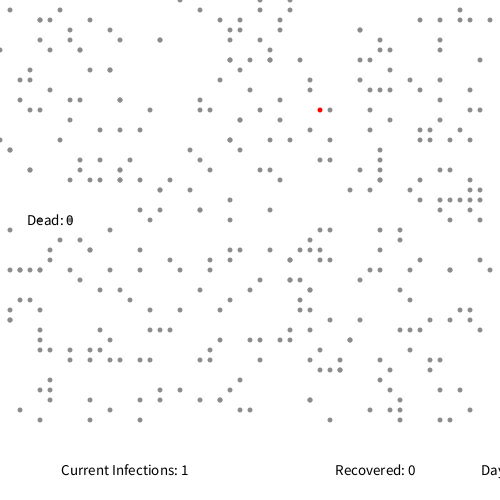
Frame 1 (no input)
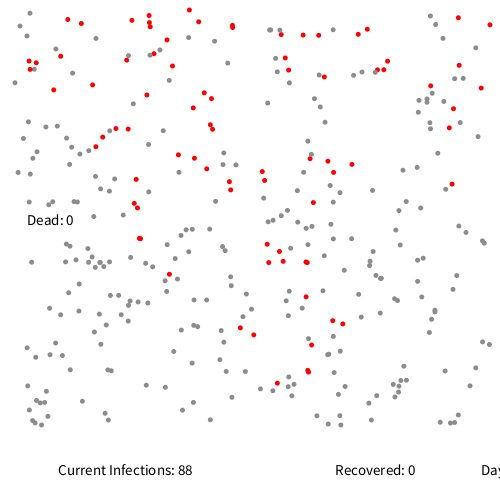
Frame 60 (the mouse pressed at the canvas centre just before this capture)
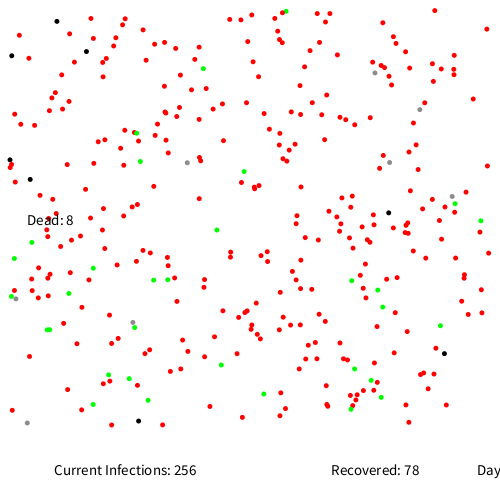
Frame 120 (the mouse held since frame 60 and released just before this capture)

The Processing sketch that drew these frames (run headless with seeded random() and noise(); from frame 60 on, the mouse is pressed at the canvas centre):

// Processing sketch: SimulitisSim2
// ── SimulitisSim2.pde
int populationSize = 350; // Assign to an expression that represents number of people per square mile
int infectedSeed = 1; // Assign to some number from 1 to 10.

// DO NOT CHANGE ANY CODE FOUND BELOW!

int distance = 10; 
int citySize = 500;
City myCity;
UI stats;
public void settings(){
  size(citySize, citySize);
}

public void setup(){
  background(255);
  myCity = new City(populationSize, citySize, infectedSeed);
  stats = new UI(infectedSeed);
  frameRate(10);
}

public void draw(){
  background(255);
  myCity.drawCity(citySize);
  myCity.spreadDisease(citySize, frameCount);
  myCity.movePopulation(citySize);
  stats.update(frameCount, myCity.getInfectedCount(), myCity.getDeadCount(), myCity.getRecoveredCount());
  stats.display(citySize);
}

// ── City.pde
public class City{
  ArrayList<Person> population = new ArrayList<>(); 
  
  public City(int popSize, int citySize, int seedNum){
    InfectedCount ic = new InfectedCount(seedNum);
    for(int i = 0; i < popSize; i++){
      population.add(new Person(citySize, ic)); 
    }
  }
  public int getRecoveredCount(){
    int recovered = 0;
    for(Person p: population){
      if(p.hasRecovered()){
        recovered = recovered + 1; 
      }
    }
    return recovered;
  }
  public int getInfectedCount(){
    int infections = 0;
    for(Person p: population){
      if(p.isInfected()){
        infections = infections + 1; 
      }
    }
    return infections;
  }
  
  public int getDeadCount(){
    int dead = 0;
    for(Person p: population){
      if(!p.isAlive()) {
        dead = dead + 1;
      }
    }
    
    return dead;
  }
  
  public void spreadDisease(int citySize, int frames){
    int idx = 0;
    for(Person person1: population){
      idx = idx + 1;
      if(person1.isInfected()){
        if(frames % 10 == 0){
          person1.updateDaysInfected();
        }
        
        // A person needs to be sick for 7 days before recovery OR death
        if(person1.getDaysInfected() == 7){
          if(person1.isSymptomatic() && person1.isAlive()){
            int chance = int(random(0, 11)); 
            if(chance == 1){
              person1.kill(); 
              println("Person dies! " + idx);
            }else{
              person1.recovers(); 
            }
          }else{
            person1.recovers(); 
          }
        }
      }
   
       int x = int(person1.getPosition().x);
       int y = int(person1.getPosition().y);
       if(person1.isInfected() && person1.isAlive()){
         for(Person person2: population){
           if(dist(x, y, person2.getPosition().x, person2.getPosition().y) <= citySize * 0.01){
             person2.infect(); 
           }
          }
        } 
      }
    }
  
  public void movePopulation(int edge){
    for(Person p: population){
      p.movePerson(edge); 
    }
  }
  
  public void drawCity(int citySize){
    for(Person p: population){
      p.drawPerson(citySize); 
    }
  }
}

// ── InfectedCount.pde
public static class InfectedCount{
  static int currentCount;
  final int infectedSeed;
  
  public InfectedCount(int seedNum){
    infectedSeed = seedNum;
    currentCount = 0;
  }

  public static void updateInfectedCount(){
    currentCount = currentCount + 1; 
  }
  
  public boolean enoughInfected(){
    return currentCount == infectedSeed;
  }
}

// ── Person.pde
public class Person{
  boolean susceptible;
  boolean infected;
  int daysInfected;
  boolean symptomatic;
  boolean alive;
  boolean recovered;
  PVector position;
  PVector velocity;
  
  public Person(int citySize, InfectedCount count){
    alive = true;
    recovered = false;
    daysInfected = 0;
    int x = getRand10(0, citySize);
    int y = getRand10(0, citySize - 75); // -75 to make room for text at the bottom of screen.
    position = new PVector(x, y);
    velocity = PVector.random2D();
    velocity.mult(5);
    // First n people are infected. The value of n is determined by a user, which becomes a property of InfectedCount objects.
    if(!count.enoughInfected()){
      this.infect();
      count.updateInfectedCount();
    }else{
      susceptible = true;
      symptomatic = false;
      infected = false;
    }
  }
  
  public int getRand10(int min, int max){
    // Returns a random number that is divisible by 10
    return round((random(1)*(max-min)+min)/10)*10;
  }
  
  public int getDaysInfected(){
    return daysInfected; 
  }
  
  public void updateDaysInfected(){
    daysInfected = daysInfected + 1; 
  }
  
  public void recovers(){
    infected = false;
    recovered = true;
  }
  
  public boolean isInfected(){
    return infected; 
  }
  
  public void infect(){
    if(!alive || this.hasRecovered()){
      return; 
    }
    infected = true; 
    susceptible = false;
    // Only 20% of individuals infected are not symptomatic.
    int chance = int(random(0, 11));
    if(chance <= 2){
      symptomatic = false;
    }else{
      symptomatic = true;
    }
  }
  
  public boolean isSymptomatic(){
    return symptomatic; 
  }
  
  public boolean isAlive(){
    return alive; 
  }
  
  public boolean hasRecovered(){
    return recovered; 
  }
  
  public void kill(){
    infected = false;
    alive = false;
  }
  
  public void movePerson(int edge){
    if(this.alive){
      position.add(velocity);
      hitEdge(edge);
    }
  }
  
  public void hitEdge(int edge){
    // Check for edge of city.
    // If at edge, bounce back.
    if (position.x > edge - 10) {
      position.x = edge - 10;
      velocity.x *= -1;
    } else if (position.x < 10) {
      position.x = 10;
      velocity.x *= -1;
    } else if (position.y > edge - 75) {
      position.y = edge - 75;
      velocity.y *= -1;
    } else if (position.y < 10) {
      position.y = 10;
      velocity.y *= -1;
    }
  }
  
  public PVector getPosition(){
    return position; 
  }
  
  public void drawPerson(int citySize){
    noStroke();
    if(susceptible){
      fill(140); 
    }
    if(infected){
      fill(255, 0, 0); 
    }
    if(!alive){
      fill(0);
    }else if(recovered){
      fill(0, 255, 0);
    }
    
    
   ellipse(position.x, position.y, citySize * 0.01, citySize * 0.01); 
  }  
}

// ── UI.pde
public class UI{
  int dayCount;
  int infected;
  int dead;
  int recovered;
 
  public UI(int seed){
    dayCount = 0;
    infected = seed;
    dead = 0;
  }
  
  public void update(int frames, int infections, int dead, int recovered){
    dayCount = frames / 10;
    infected = infections;
    this.dead = dead;
    this.recovered = recovered;
  }
  
  public int getDays(){
    return dayCount; 
  }
  
  /*
  * Modify the code found under each comment.
  * Do not change anything else.
  */
  public void display(int citySize){
    textSize(citySize * 0.03);
    textAlign(CENTER);
    fill(0);
    
    // Replace the number 0 with an expression that contains the variable citSize
    text("Day: " + dayCount, citySize * 1, citySize - 25);
    
    // Replace the number 0 with an expression that contains the variable citSize
    text("Current Infections: " + infected, citySize * .25 , citySize - 25);
    
    text("Recovered: " + recovered, citySize * .75, citySize - 25);
    
    // Replace the number 0 with an expression that contains the variable citSize
    text("Dead: " + dead, 50, citySize * .5 - 25);
  }
}
